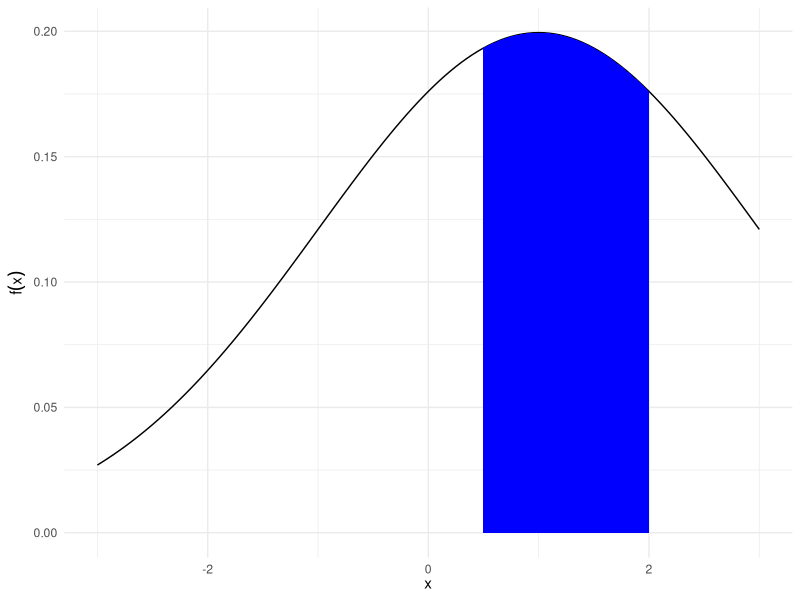
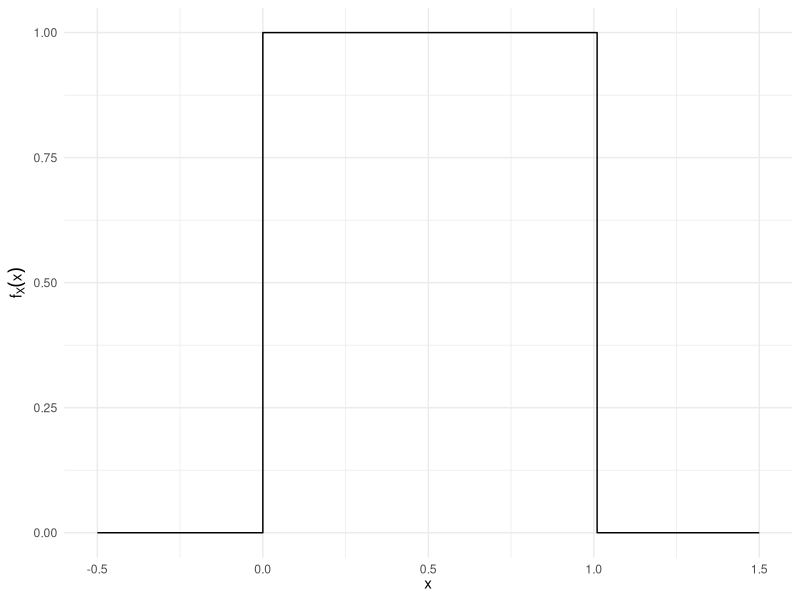
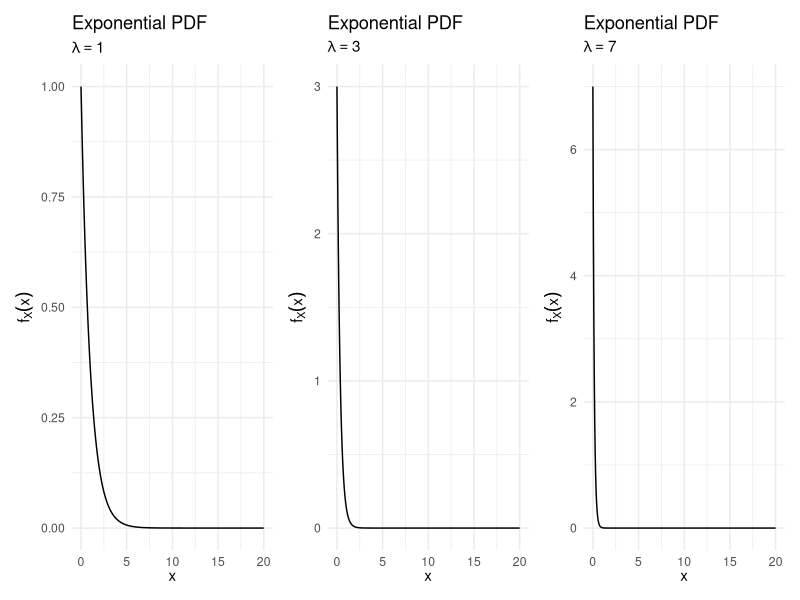
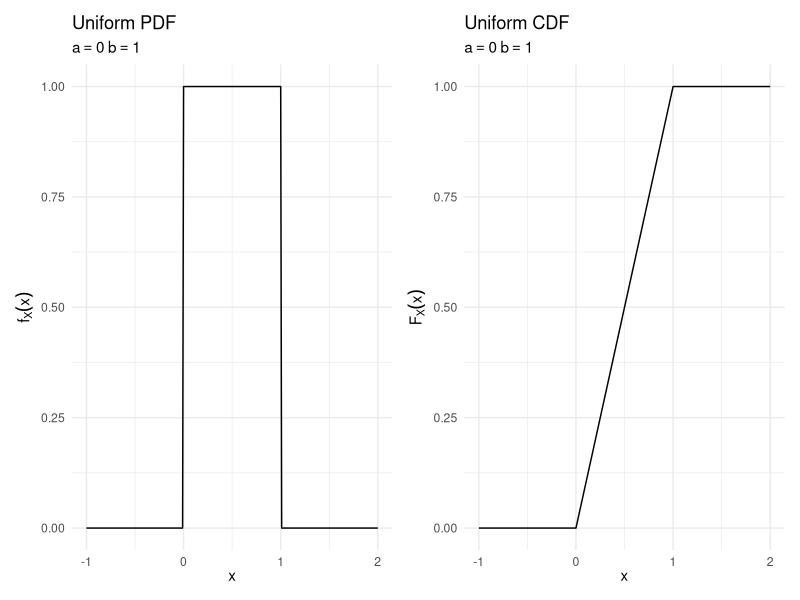
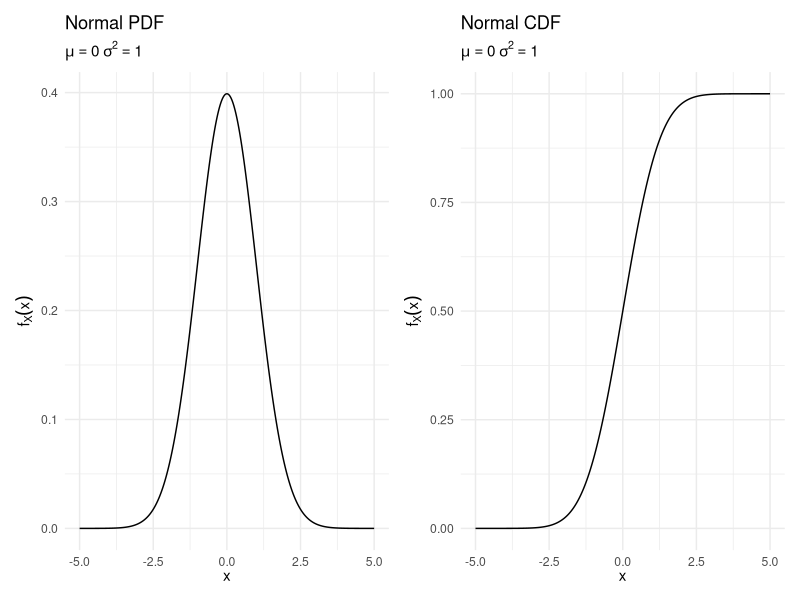
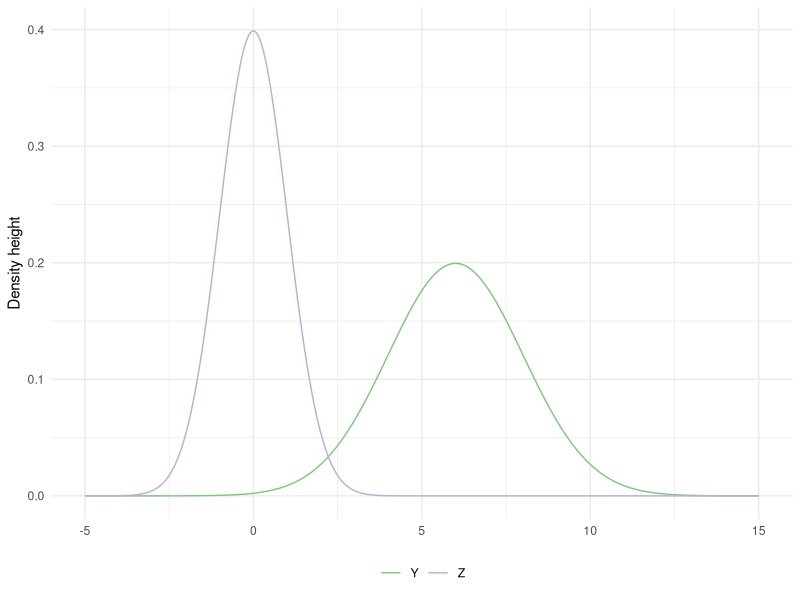

Write R code to recreate these figures, in order.
## ---- chunk 1
knitr::opts_chunk$set(cache = TRUE)
## ---- chunk 2
library(tidyverse)
library(broom)
library(patchwork)

options(digits = 3)
set.seed(1234)
theme_set(theme_minimal())
## ---- chunk 3
norm_pdf <- data_frame(x = seq(-3, 3, by = .05),
           y = dnorm(x = x, mean = 1, sd = 2),
           fill = x >= .5 & x <= 2)

ggplot(norm_pdf) +
  geom_line(aes(x, y)) +
  geom_ribbon(data = filter(norm_pdf, fill),
              aes(x = x,
                  ymin = 0, ymax = y),
              fill = "blue") +
  labs(x = expression(x),
       y = expression(f(x)))
## ---- chunk 4
data_frame(x = seq(-.5, 1.5, by = .01),
           y = dunif(x)) %>%
  ggplot(aes(x, y)) +
  geom_step() +
  labs(x = expression(x),
       y = expression(f[X](x)))
## ---- chunk 5
exp_pdf <- function(rate){
  data_frame(x = seq(0, 20, by = .05),
           pmf = dexp(x = x, rate = rate)) %>%
  ggplot(aes(x, pmf)) +
  geom_line() +
  labs(title = "Exponential PDF",
       subtitle = bquote(lambda == .(rate)),
       x = expression(x),
       y = expression(f[X] (x)))
}

exp_pdf(1) +
  exp_pdf(3) +
  exp_pdf(7)
## ---- chunk 6
unif_pdf <- function(a, b){
  data_frame(x = seq(a - 1, b + 1, by = .01),
             pdf = dunif(x = x, min = a, max = b)) %>%
    ggplot(aes(x, pdf)) +
    geom_line() +
    labs(title = "Uniform PDF",
         subtitle = bquote(a == .(a) ~ b == .(b)),
         x = expression(x),
         y = expression(f[X] (x)))
}

unif_cdf <- function(a, b){
  data_frame(x = seq(a - 1, b + 1, by = .01),
             cdf = punif(q = x, min = a, max = b)) %>%
    ggplot(aes(x, cdf)) +
    geom_line() +
    labs(title = "Uniform CDF",
         subtitle = bquote(a == .(a) ~ b == .(b)),
         x = expression(x),
         y = expression(F[X] (x)))
}

unif_pdf(0, 1) +
  unif_cdf(0, 1)
## ---- chunk 7
norm_pdf <- function(mu, sigma){
  data_frame(x = seq(-5, 5, by = .01),
             pdf = dnorm(x = x, mean = mu, sd = sigma)) %>%
    ggplot(aes(x, pdf)) +
    geom_line() +
    labs(title = "Normal PDF",
         subtitle = bquote(mu == .(mu) ~ sigma^2 == .(sigma^2)),
         x = expression(x),
         y = expression(f[X] (x)))
}

norm_cdf <- function(mu, sigma){
  data_frame(x = seq(-5, 5, by = .01),
             cdf = pnorm(q = x, mean = mu, sd = sigma)) %>%
    ggplot(aes(x, cdf)) +
    geom_line() +
    labs(title = "Normal CDF",
         subtitle = bquote(mu == .(mu) ~ sigma^2 == .(sigma^2)),
         x = expression(x),
         y = expression(f[X] (x)))
}

norm_pdf(0, 1) +
  norm_cdf(0, 1)
## ---- chunk 8
        data_frame(x = seq(-5, 15, by = .05),
                   Z = dnorm(x),
                   Y = dnorm(x, mean = 6, sd = 2)) %>%
          gather(norm, val, -x) %>%
          ggplot(aes(x, val, color = norm)) +
          geom_line() +
          scale_color_brewer(type = "qual") +
          labs(x = NULL,
               y = "Density height",
               color = NULL) +
          theme(legend.position = "bottom")
## ---- chunk 9

